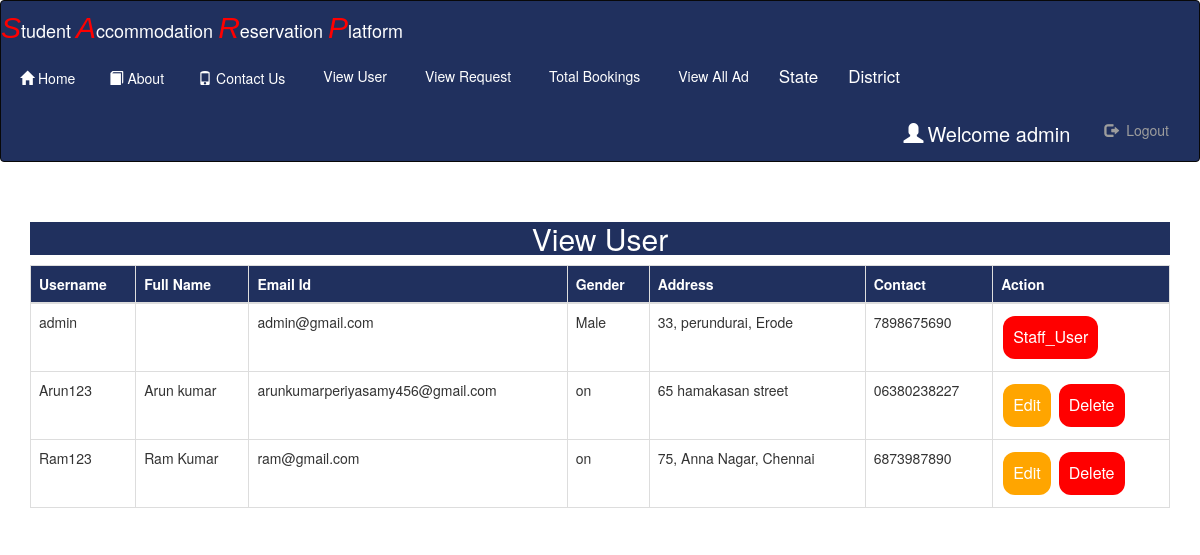
/view_user (signed in), run on the app's committed database.
### Room/models.py (models this page shows, shortened)
class Register(models.Model):
    user=models.ForeignKey(User,on_delete=models.CASCADE,null=True)
    gen=models.CharField(max_length=30,null=True)
    add=models.CharField(max_length=100,null=True)
    mobile=models.CharField(max_length=10,null=True)
    image=models.FileField(null=True)
    birth=models.DateField(null=True)
    proof=models.CharField(max_length=10,null=True)

### Room/views.py (the view)
# urls.py: path('view_user', View_User,name='view_user'),
def View_User(request):
    if not request.user.is_staff:
        return redirect('home')
    data=Register.objects.all()
    d={'data':data}
    return render(request,'view_user.html',d)

### Room/templates/view_user.html
{% extends 'navigation.html' %}
{% block body %}
<br>
<br>
<center><div class="container"><h2 style="color:white;background-color:#20305E;width:100%">View User</h2></div></center>
 <div class="container">
<table class="table table-bordered" width="100%" id="myTable">
  <thead>
  <tr>
    <th>Username</th>
    <th>Full Name</th>
      <th>Email Id</th>
      <th>Gender</th>
      <th>Address</th>
      <th>Contact</th>
    <th>Action</th>
  </tr>
  </thead>
   <tbody>
    {% for i in data %}
  <tr>
    <td>{{i.user.username}}</td>
    <td>{{i.user.first_name}} {{i.user.last_name}}</td>
    <td>{{i.user.email}}</td>
    <td>{{i.gen}}</td>
    <td>{{i.add}}</td>
      <td>{{i.mobile}}</td>
    {% if i.user.is_staff %}
    <td><button2 class="button2 button1" style="bockground-color:red">Staff_User</button2></td>
    {% else %}
      <td><a href="{% url 'edit_user' i.id %}"><button class="button button1">Edit</button></a>
      <a href="{% url 'delete_user' i.id %}"><button class="button button2">Delete</button></a></td>
    {% endif %}
  </tr>
    {% endfor %}
    </tbody>
</table>
 </div>
{% endblock %}

### Room/templates/navigation.html (shortened to what this page needs)
<!DOCTYPE html>
<html lang="en">
{% load static %}
<head>
  <link rel="stylesheet" href="https://maxcdn.bootstrapcdn.com/bootstrap/3.3.6/css/bootstrap.min.css">
    <link rel = stylesheet href = "https://cdn.datatables.net/1.10.20/css/jquery.dataTables.min.css">
</head>
<body>
<nav class="navbar navbar-inverse" style="padding:0px;margin:0px;background-color:#20305E;color:white">
  <div class="container-fluid" style="padding:0px;margin:0px">
    <div><class="navbar-header" style="margin-bottom:4px;margin-right:10px;">
      <a class="navbar-brand" href="#"><span style="font-size:30px;color:Red"><i style="font-family: 'Franklin Gothic Medium', 'Arial Narrow', Arial, sans-serif;">S</i></span><span style="font-size:18px;color:white">tudent </span>
        <span style="font-size:30px;color:Red"><i style="font-family: 'Franklin Gothic Medium', 'Arial Narrow', Arial, sans-serif;">A</i></span><span style="font-size:18px;color:white">ccommodation </span>
        <span style="font-size:30px;color:Red"><i style="font-family:'Franklin Gothic Medium', 'Arial Narrow', Arial, sans-serif">R</i></span><span style="font-size:18px;color:white">eservation</span>
        <span style="font-size:30px;color:Red"><i style="font-family:'Franklin Gothic Medium', 'Arial Narrow', Arial, sans-serif">P</i></span><span style="font-size:18px;color:white">latform</span></a>
    </div>
    <ul class="nav navbar-nav">
      <li><a href="{% url 'home' %}" style = "color : white" ><span class="glyphicon glyphicon-home" style="padding:4px"></span>Home</a></li>
        <li><a href="{% url 'about' %}" style = "color : white"><span class="glyphicon glyphicon-book" style="padding:4px"></span>About</a></li>
        <li><a href="{% url 'contact' %}" style = "color : white"><span class="glyphicon glyphicon-phone" style="padding:4px"></span>Contact Us</a></li>
      {% if not request.user.is_staff %}
      <li><a href="{% url 'search' %}" style = "color : white"><span class="glyphicon glyphicon-search" style="padding:4px"></span>Search House</a></li>
      {% if request.user.username %}
        <li><a href="{% url 'rent1' %}" style = "color : white"><span class="glyphicon glyphicon-plus" style="padding:4px"></span>Add HouseOnRent</a></li>
      <li><a href="{% url 'img' %}" style = "color : white"><span class="glyphicon glyphicon-View" style="padding:4px"></span>View My Ad</a></li>
    {% endif %}
        {% else %}
      <li><a href="{% url 'view_user' %}" style = "color : white"><span class="glyphicon glyphicon-View" style="padding:4px"></span>View User</a></li>
      <li><a href="{% url 'request' %}" style = "color : white"><span class="glyphicon glyphicon-View" style="padding:4px"></span>View Request</a></li>
      <li><a href="{% url 'bookings' %}" style = "color : white"><span class="glyphicon glyphicon-View" style="padding:4px"></span>Total Bookings</a></li>
      <li><a href="{% url 'alladd' %}" style = "color : white"><span class="glyphicon glyphicon-View" style="padding:4px"></span>View All Ad</a></li>
        <li class="nav-item dropdown">
      <a class="nav-link dropdown-toggle" href="#" id="navbardrop" data-toggle="dropdown" style="font-size:17px;color : white">
        State
      </a>
    </li>
       <li class="nav-item dropdown">
      <a class="nav-link dropdown-toggle" href="#" id="navbardrop" data-toggle="dropdown" style="font-size:17px;color : white ">
        District
      </a>
    </li>
        {% endif %}
    </ul>
    {% if request.user.username %}
    <ul class="nav navbar-nav navbar-right">
      <li><a href="{% url 'user_detail' %}" style="color:white;font-size:20px"> <span class="glyphicon glyphicon-user" style="padding:4px;"></span>Welcome  {{request.user.username}}</a></li>
      <li><a href="{% url 'logout' %}" style="margin-right:30px"><span class="glyphicon glyphicon-log-out" style="padding:4px;"></span> Logout</a></li>
    </ul>
    {% endif %}
  </div>
</nav>
{% block body %}
{% endblock %}
</body>
</html>

### Room/templates/navigation.html (style rules this page uses)
.button { background-color: orange; border: none; color: white; padding: 10px; text-align: center; text-decoration: none; display: inline-block; font-size: 16px; margin: 4px 2px; cursor: pointer; }
.button2 { background-color: red; border: none; color: white; padding: 10px; text-align: center; text-decoration: none; display: inline-block; font-size: 16px; margin: 4px 2px; cursor: pointer; }
.button1 { border-radius: 12px; }
.button2 { border-radius: 12px; }
th { background-color:#20305E; color:white; }

### data on the page
Register: user.username "admin", user.email "admin@gmail.com", gen "Male", add "33, perundurai, Erode", mobile "7898675690", shows "Staff_User"
Register: user.username "Arun123", user.first_name "Arun", user.last_name "kumar", user.email "arunkumarperiyasamy456@gmail.com", gen "on", add "65 hamakasan street", mobile "06380238227", shows "Edit"
Register: user.username "Ram123", user.first_name "Ram", user.last_name "Kumar", user.email "ram@gmail.com", gen "on", add "75, Anna Nagar, Chennai", mobile "6873987890", shows "Edit"

### other printed values
{{ request.user.username }} "admin"
